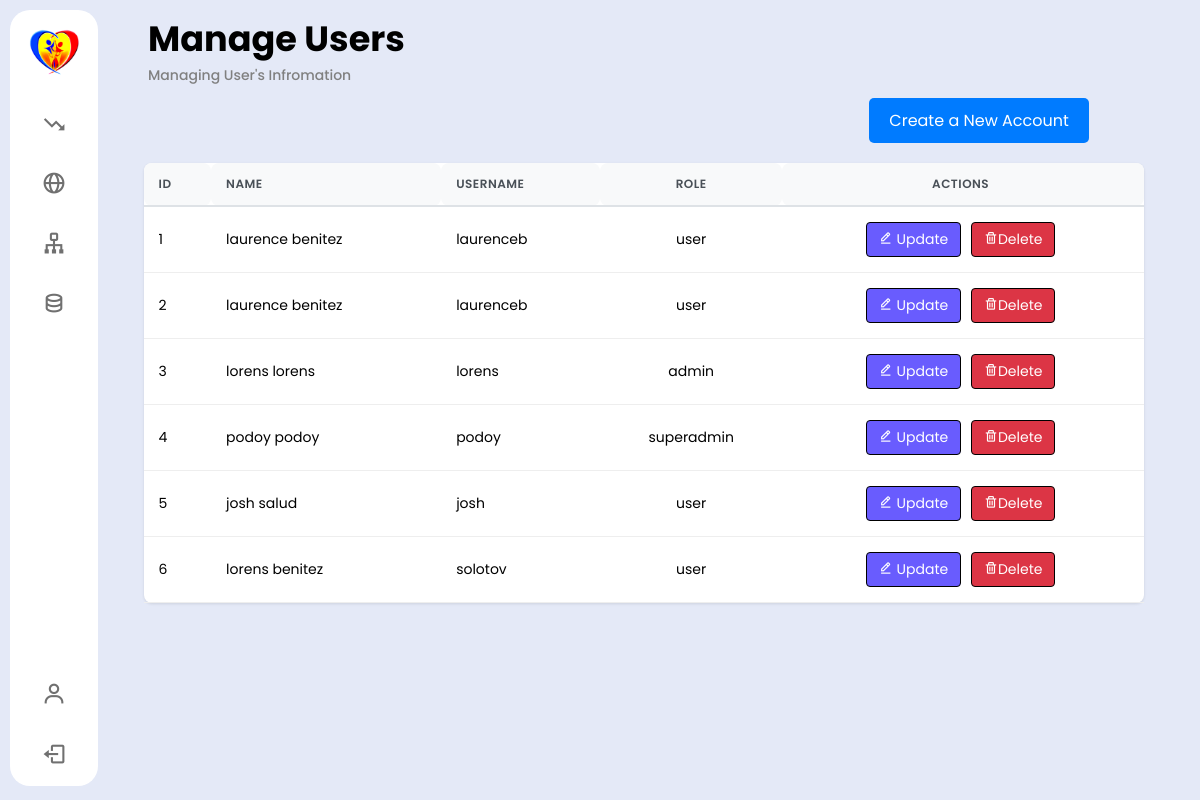
Page /php/manageuser.php (signed in) on the committed database.
### tables this page shows
CREATE TABLE `users` (
  `User_ID` int(200) NOT NULL,
  `fname` varchar(200) NOT NULL,
  `lname` varchar(200) NOT NULL,
  `username` varchar(200) NOT NULL,
  `password` varchar(200) NOT NULL,
  `role` enum('user','admin','superadmin') NOT NULL
);

### php/manageuser.php (the view, shortened to what this page needs)
<?php
require_once 'config.php';
$sql = "SELECT User_ID, fname, lname, username, role FROM users";
$result = $conn->query($sql);
?>
<!DOCTYPE html>
<html lang="en">
<head>
    <link rel="stylesheet" href="../css/manageuser.css">
    <link rel="stylesheet" href="../css/navbar.css">
</head>
<body>
    <?php include 'navbar.php'; ?>
    <section class="home">
        <div class="text">
            <h3>Manage Users</h3>
            <span class="profession">Managing User's Infromation</span>
        </div>
        <div class="create-account-container">
            <button class="create-account-btn" onclick="openModal()">Create a New Account</button>
        </div>
        <div class="table-wrapper">
            <div class="table-container">
                <table class="content-table">
                    <thead>
                        <tr>
                            <th>ID</th>
                            <th>Name</th>
                            <th>Username</th>
                            <th>Role</th>
                            <th>Actions</th>
                        </tr>
                    </thead>
                    <tbody>
                        <?php while ($row = $result->fetch_assoc()) : ?>
                            <tr>
                                <td><?php echo htmlspecialchars($row['User_ID']); ?></td>
                                <td><?php echo htmlspecialchars($row['fname'] . ' ' . $row['lname']); ?></td>
                                <td><?php echo htmlspecialchars($row['username']); ?></td>
                                <td><?php echo htmlspecialchars($row['role']); ?></td>
                                <td>
                                    <button class="update-btn" onclick="openUpdateModal(<?php echo $row['User_ID']; ?>, '<?php echo $row['fname']; ?>', '<?php echo $row['lname']; ?>', '<?php echo $row['username']; ?>', '<?php echo $row['role']; ?>')">
                                        <i class='bx bx-edit-alt'></i>
                                        Update</button>
                                    <button class="delete-btn" onclick="confirmDelete(<?php echo $row['User_ID']; ?>)"><i class='bx bx-trash'></i>Delete</button>
                                </td>
                            </tr>
                        <?php endwhile; ?>
                    </tbody>
                </table>
            </div>
        </div>
    </section>
</body>
</html>

### php/navbar.php (shortened to what this page needs)
<!DOCTYPE html>
<html lang="en">
<head>
    <link rel="stylesheet" href="../css/navbar.css">
    <link href='https://unpkg.com/boxicons@2.1.1/css/boxicons.min.css' rel='stylesheet'>
</head>
<body>
    <nav class="sidebar close">
        <header>
            <div class="image-text">
                <a href="home.php"><span class="image">
                        <img src="../png/logo.png" alt="Home" style="cursor: pointer;">
                    </span></a>
            </div>
        </header>
        <div class="menu-bar">
            <div class="menu">
                <ul class="menu-links">
                    <li class="nav-link">
                        <a href="home.php">
                            <i class='bx bx-trending-down icon'></i>
                        </a>
                    </li>
                    <li class="nav-link">
                        <a href="map.php">
                            <i class='bx bx-globe icon'></i>
                        </a>
                    </li>
                    <li class="nav-link">
                        <a href="barangaylist.php">
                            <i class='bx bx-sitemap icon'></i>
                        </a>
                    </li>
                    <li class="nav-link">
                        <a href="add.php">
                            <i class='bx bx-data icon'></i>
                        </a>
                    </li>
                </ul>
            </div>
            <div class="bottom-content">
                <li class="nav-link">
                    <a href="manageuser.php">
                        <i class='bx bx-user icon'></i>
                    </a>
                </li>
                <li class="">
                    <a href="logout.php">
                        <i class='bx bx-log-out icon'></i>
                    </a>
                </li>
            </div>
        </div>
    </nav>
    <section class="home">
        <div class="text">Dashboard Sidebar</div>
    </section>
</body>
</html>

### css/manageuser.css (style rules this page uses)
* { border-color: gray; }
.profession { font-size: 14px; display: block; color: gray; }
.table-wrapper { margin-left: 5%; width: 90%; background-color: #ffffff; border-radius: 8px; box-shadow: 0 1px 3px rgba(0, 0, 0, 0.1); }
.table-container { width: 100%; overflow-x: auto; }
table.content-table { width: 100%; border-collapse: collapse; }
.content-table th, .content-table td { border-radius: 8px; padding: 12px 15px; text-align: left; border-bottom: 1px solid #eee; font-size: 14px; vertical-align: middle; white-space: nowrap; }
.content-table th { background-color: #f8f9fa; color: #495057; font-weight: 600; text-transform: uppercase; font-size: 12px; letter-spacing: 0.5px; border-bottom-width: 2px; border-color: #dee2e6; }
.content-table th:nth-child(4), .content-table td:nth-child(4) { text-align: center; }
.content-table th:nth-child(5), .content-table td:nth-child(5) { text-align: right; padding-right: 20px; }
.content-table th:last-child, .content-table td:last-child { text-align: center; }
.update-btn, .delete-btn { text-decoration: none; padding: 6px 12px; margin: 3px; border-radius: 4px; font-size: 14px; border: solid black 1px; }
.update-btn { background-color: #695CFE; color: white; }
.delete-btn { background-color: #dc3545; color: white; }
.create-account-container { display: flex; justify-content: flex-end; width: 90%; margin-bottom: 20px }
.create-account-btn { border: none; padding: 10px 20px; background-color: #007bff; color: white; text-decoration: none; border-radius: 5px; font-size: 16px; }
.close { position: absolute; top: 10px; right: 15px; font-size: 20px; cursor: pointer; }

### css/navbar.css (style rules this page uses)
* { margin: 0; padding: 0; box-sizing: border-box; font-family: 'Poppins', sans-serif; }
:root { --body-color: #E4E9F7; --sidebar-color: #FFF; --primary-color: #695CFE; --primary-color-light: #F6F5FF; --toggle-color: #DDD; --text-color: #707070; --tran-03: all 0.2s ease; --tran-04: all 0.3s ease; --tran-05: all 0.3s ease; }
body { min-height: 100vh; background-color: var(--body-color); transition: var(--tran-05); }
.sidebar { position: fixed; top: 0; left: 0; height: 97%; width: 88px; padding: 10px 14px; background: var(--sidebar-color); transition: var(--tran-05); z-index: 100; border-radius: 20px; margin: 10px; }
.sidebar li { height: 50px; list-style: none; display: flex; align-items: center; margin-top: 10px; }
.sidebar header .image, .sidebar .icon { min-width: 60px; border-radius: 6px; }
.sidebar .icon { height: 100%; display: flex; align-items: center; justify-content: center; font-size: 25px; }
.sidebar .text, .sidebar .icon { color: var(--text-color); transition: var(--tran-03); }
.sidebar header { position: relative; margin-bottom: 10px; }
.sidebar header .image-text { display: flex; align-items: center; }
.sidebar header .image { display: flex; align-items: center; justify-content: center; }
.sidebar header .image img { width: 60px; border-radius: 6px; }
.sidebar li a { list-style: none; background-color: transparent; display: flex; align-items: center; height: 100%; width: 100%; border-radius: 6px; text-decoration: none; transition: var(--tran-03); }
a { text-decoration: none; }
.sidebar .menu-bar { height: calc(100% - 55px); display: flex; flex-direction: column; justify-content: space-between; overflow-y: scroll; }
.home { position: absolute; top: 0; left: 88px; height: 100vh; width: calc(100% - 88px); background-color: var(--body-color); transition: var(--tran-05); }
.home .text { font-size: 30px; font-weight: 500; color: black; padding: 12px 60px; }
.bottom-content { margin-bottom: 10px; }

### rows in the picture
users: User_ID "1", fname+lname "laurence benitez", username "laurenceb", role "user"
users: User_ID "2", fname+lname "laurence benitez", username "laurenceb", role "user"
users: User_ID "3", fname+lname "lorens lorens", username "lorens", role "admin"
users: User_ID "4", fname+lname "podoy podoy", username "podoy", role "superadmin"
users: User_ID "5", fname+lname "josh salud", username "josh", role "user"
users: User_ID "6", fname+lname "lorens benitez", username "solotov", role "user"
